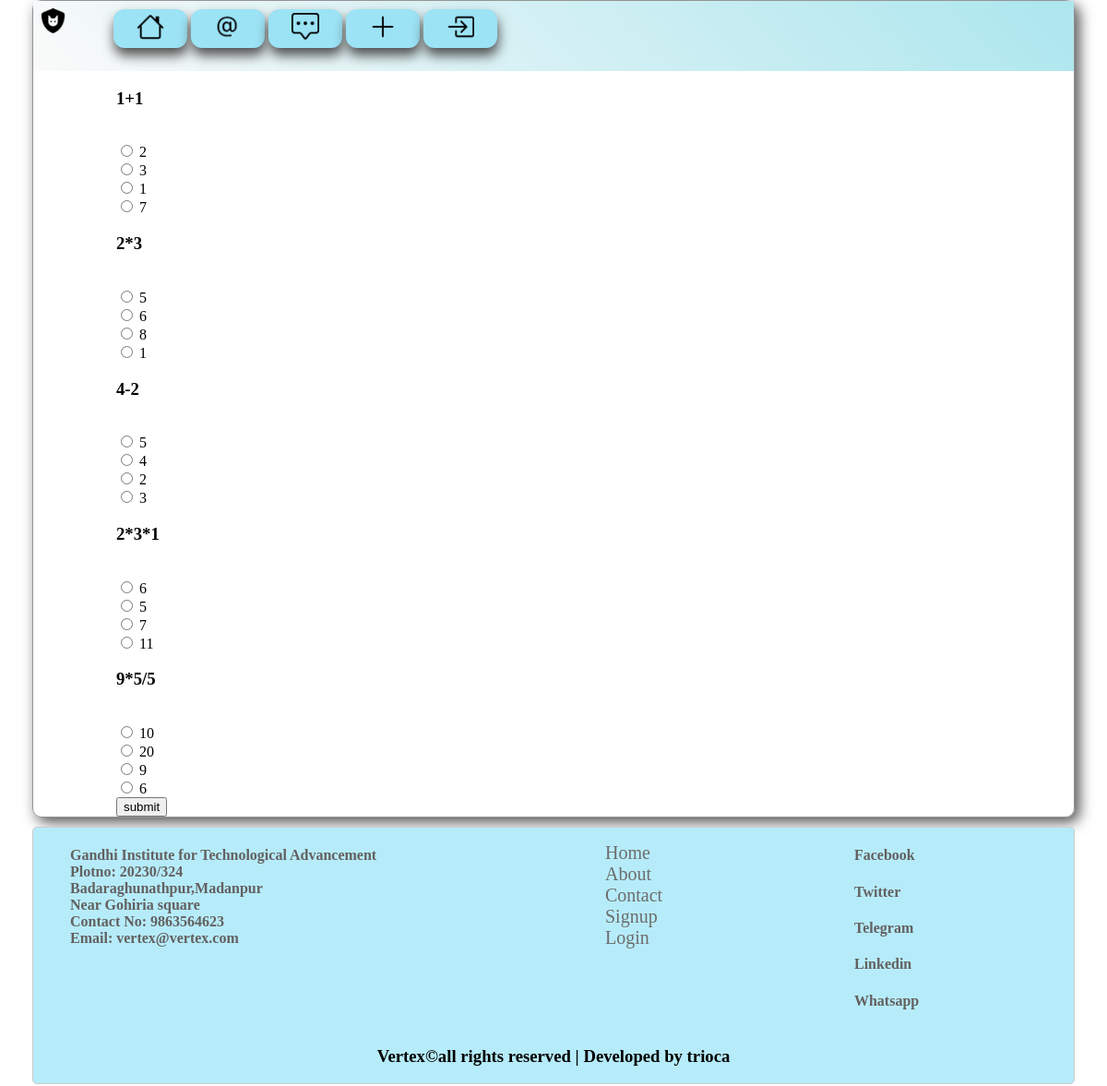
The page /Mathematics/quiz/ on the database its author committed.
### Point/models.py (models this page shows, shortened)
class Question(models.Model):
    q_no=models.AutoField(primary_key=True)
    quest=models.TextField(max_length=500)
    op_1=models.CharField(max_length=50)
    op_2=models.CharField(max_length=50)
    op_3=models.CharField(max_length=50)
    op_4=models.CharField(max_length=50)
    ans=models.CharField(max_length=50)
    desc=models.TextField(max_length=500)
    category=models.ForeignKey(Category,on_delete=models.CASCADE,default=1)
    timeStamp=models.DateTimeField(blank=True)

### Point/views.py (the view)
# urls.py: path('<str:cat>/quiz/',views.quiz,name="quiz"),
def quiz(request,cat):
    print(cat)
    oobj=Category.objects.filter(cat=cat).first()
    print(oobj)
    questions=oobj.get_questions()
    context={'data':questions}
    return render(request,'Point/quiz.html',context)

### Point/models.py (called while the page is built)
    def __str__(self):
        return str(self.sl_no) + " " +self.cat

    def get_questions(self):
        return self.question_set.all()[:self.number_of_questions]

### templates/Point/quiz.html (shortened to what this page needs)
{% extends 'base.html' %}
{% block body %}
<div id="q">
    <form action="/score/" method="POST">
        {% for question in data %}
        <h3>{{question.quest}}</h3><br>
        <input type="radio" name="{{question.q_no}}" id="{{question.q_no}}" value='{{question.op_1}}'>
        <label for="{{question.q_no}}">{{question.op_1}}</label><br>
        <input type="radio" name="{{question.q_no}}" id="{{question.q_no}}" value='{{question.op_2}}'>
        <label for="{{question.q_no}}">{{question.op_2}}</label><br>
        <input type="radio" name="{{question.q_no}}" id="{{question.q_no}}" value='{{question.op_3}}'>
        <label for="{{question.q_no}}">{{question.op_3}}</label><br>
        <input type="radio" name="{{question.q_no}}" id="{{question.q_no}}" value='{{question.op_4}}'>
        <label for="{{question.q_no}}">{{question.op_4}}</label><br>
        {% endfor %}
        <input type="submit" value="submit">
    </form>
</div>
{% endblock body %}

### static/css/base.css (style rules this page uses)
body { margin: 0; padding: 0; background-color: rgb(255, 255, 255); }

### rows shown on the page
Question: quest "1+1", op_1 "2", op_2 "3", op_3 "1", op_4 "7"
Question: quest "2*3", op_1 "5", op_2 "6", op_3 "8", op_4 "1"
Question: quest "4-2", op_1 "5", op_2 "4", op_3 "2", op_4 "3"
Question: quest "2*3*1", op_1 "6", op_2 "5", op_3 "7", op_4 "11"
Question: quest "9*5/5", op_1 "10", op_2 "20", op_3 "9", op_4 "6"
